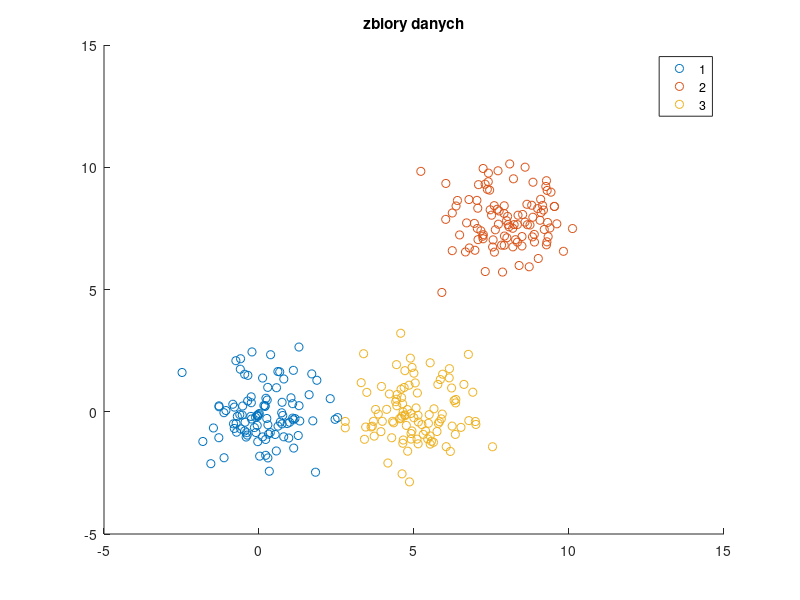

Source code (MATLAB): (Note: this script raises an error after producing the figure.)
clc;
clear all;
close all;

%% zbiory danych 
x1 = randn(2,100);
x2 = randn(2,100) + 8;
x3 = randn(2,100);
x3(1,:) = x3(1,:) + 5;
x = [x1, x2, x3];
D = [ones(1,100), 2*ones(1,100), 3*ones(1,100)];

figure;
gscatter(x(1,:), x(2,:), D);
title('zbiory danych');

%% trenowanie
warstwy = [3, 1];
net = selforgmap(warstwy, 'topologyFcn', 'hextop', 'distanceFcn', 'linkdist'); %hextop, gridtop, randtop  |  dist, mandist, boxdist, linkdist
net.trainParam.showWindow = false;
net = train(net, x);

% Tworzenie permutacji wierszy macierzy wag
num_neurons = size(net.IW{1}, 1);
all_permutations = perms(1:num_neurons);
n = size(all_permutations, 1);

% Inicjalizacja do przechowywania najlepszych wyników
accuracy_all = zeros(n, 1);
error_all = zeros(n, 1);
best_accuracy = 0;

for i = 1:n
    % Zastosowanie permutacji wierszy
    permuted_indices = all_permutations(i, :);
    permuted_IW = net.IW{1}(permuted_indices, :);

    % Obliczenie odległości i klasyfikacji
    d = dist(x', permuted_IW');
    [~, ind] = min(d, [], 2);
    
    % Obliczenie dokładności klasyfikacji
    accuracy_all(i) = sum(ind' == D) / 300 * 100;
    error_all(i) = sum(ind' ~= D) / 300 * 100;

    % Aktualizacja najlepszego wyniku, jeśli nowa permutacja jest lepsza
    if accuracy_all(i) > best_accuracy
        best_accuracy = accuracy_all(i);
        best_permutation = permuted_IW;
        best_class_assignments = ind;
    end
end

% Ustawienie najlepszej permutacji w sieci
net.IW{1} = best_permutation;

% Wizualizacja wyników
figure;
hold on;
gscatter(x(1,:), x(2,:), best_class_assignments');
plotsom(net.IW{1}, net.layers{1}.distances);
axis normal;
title('Najlepsza permutacja klas');
hold off;
